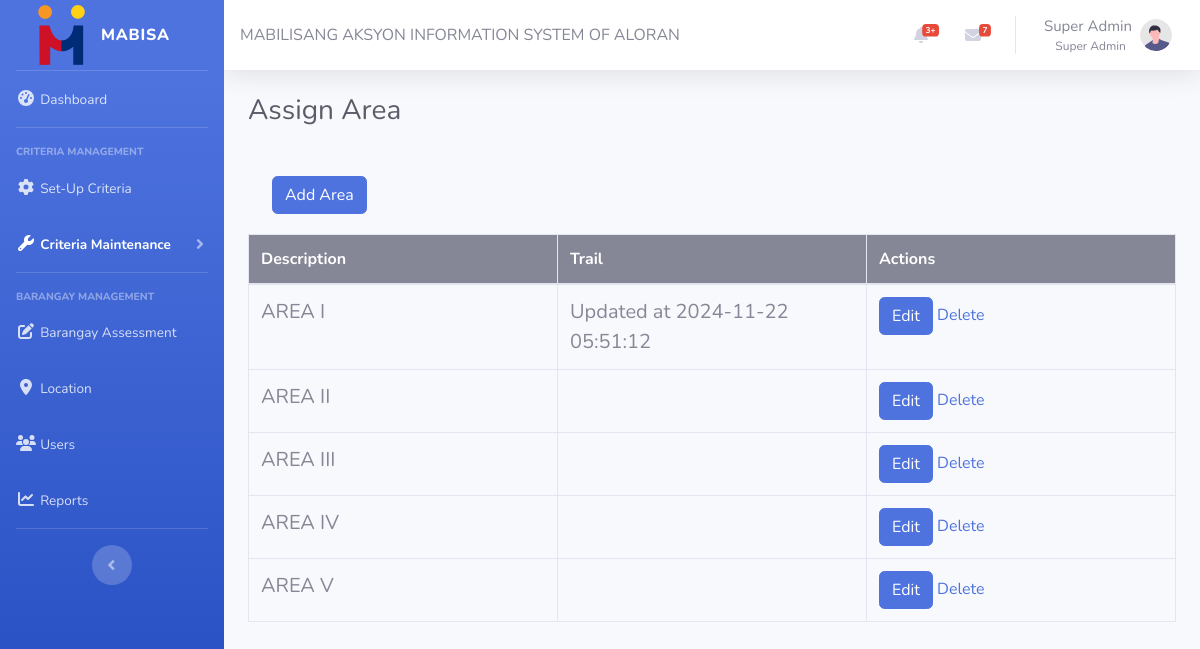
/Admin/area/index.php (signed in), run on the app's committed database.
### tables this page shows
CREATE TABLE users (
	id int AUTO_INCREMENT PRIMARY KEY,  
  full_name varchar(100) NOT NULL,
  username varchar(100) NOT NULL UNIQUE,
  password varchar(100) NOT NULL,
  email varchar(100) NOT NULL UNIQUE,
  mobile_num varchar(10) NOT NULL UNIQUE,
  role_id int,
  is_disabled boolean NOT NULL DEFAULT false,
  profile_pic varchar(200),
  last_modified TIMESTAMP DEFAULT CURRENT_TIMESTAMP ON UPDATE CURRENT_TIMESTAMP,
  FOREIGN KEY (role_id) REFERENCES roles(id) ON DELETE SET NULL  
);

CREATE TABLE `maintenance_area` (
  `keyctr` bigint(20) NOT NULL,
  `description` varchar(50) NOT NULL,
  `trail` text NOT NULL
);

### api/get_user.php (called while the page is built, shortened)
<?php
require_once 'get_role_name.php';
require_once (isset($isInFolder) ? '../' : '') . '../db/db.php';
$isGetMethod = $_SERVER['REQUEST_METHOD'] === 'GET';
function getUser(string $id)
{
  global $pdo;
  global $customUserID;
  if ($id === 'self') {
    $id = $_COOKIE['id'];
  }
  $sql = "SELECT * FROM users WHERE id=:id LIMIT 1";
  $stmt = $pdo->prepare($sql);
  $stmt->execute([':id' => $id]);
  $user = $stmt->fetch(PDO::FETCH_ASSOC);
  $user['role'] = getRoleName($pdo, $user['role_id']);
  return (isset($customUserID) ? $user :  json_encode($user));
}
try {
  if (isset($customUserID)) {
    $userData = getUser($customUserID);
  } else {
    echo getUser($_GET['id']);
  }
} catch (Exception $e) {
  writeLog($e);
  http_response_code(500);
  echo json_encode(['error' => $e->getMessage()]);
}

### api/get_role_name.php (called while the page is built)
<?php
function getRoleName(\PDO $pdo, int $roleID): string
{
  $sql = "SELECT * FROM roles WHERE id=:role_id LIMIT 1";
  $stmt = $pdo->prepare($sql);
  $stmt->execute([':role_id' => $roleID]);
  $role = $stmt->fetch(PDO::FETCH_ASSOC);
  return (isset($role) ? $role['name'] : '--');
}

### api/util/url_exists.php (called while the page is built)
<?php
function urlExists($url): bool
{
  if (empty($url)) return false;
  $headers = @get_headers($url);
  return $headers && strpos($headers[0], '200') !== false;
}

### Admin/area/index.php (the view, shortened to what this page needs)
<?php
require_once '../../db/db.php';
$stmt = $pdo->query("SELECT * FROM maintenance_area");
$stmt->execute();
$data = $stmt->fetchAll(PDO::FETCH_ASSOC);
?>
<!DOCTYPE html>
<html lang="en">
<head>
  <?php
  $isInFolder=true;
  require '../common/head.php' ?>
</head>
<body id="page-top">
  <div id="wrapper">
    <?php
    require '../common/sidebar.php' ?>
    <div id="content-wrapper" class="d-flex flex-column">
      <div id="content">
        <?php require '../common/nav.php' ?>
        <div class="container-fluid">
          <div class="d-sm-flex align-items-center justify-content-between mb-4">
            <h1 class="h3 mb-0 text-gray-800">Assign Area</h1>
          </div>
          <div class="container mt-5" style="padding-bottom: 20px">
            <button type="button" class="btn btn-primary">
              Add Area
            </button>
          </div>
          <table class="table table-bordered" style="table-layout: fixed; width: 100%;">
          <thead class="bg-secondary text-white">
                  <tr>
                  <th>Description</th>
        <th>Trail</th>
        <th>Actions</th>
                  </tr>
                </thead>
                <tbody>
                <?php foreach ($data as $row):
              ?>
<tr>
                    <td style="font-size: 20px;"><?php echo $row['description']; ?></td>
                    <td style="font-size: 20px;"><?php echo $row['trail']; ?></td>
                    <td>
                      <a class="btn btn-primary open-modal" data-id="<?php echo $row['keyctr']; ?>">
                        Edit
                      </a>
                      <a href="../script.php?delete_id=<?php echo $row['keyctr'] ?>">Delete</a>
                    </td>
                  </tr>
              <?php endforeach?>
                </tbody>
          </table>
        </div>
      </div>
    </div>
  </div>
</body>
</html>

### Admin/common/nav.php (shortened to what this page needs)
<?php
$customUserID = 'self';
require $pathPrepend . 'api/get_user.php';
require $pathPrepend . 'api/util/url_exists.php';
?>
<nav class="navbar navbar-expand navbar-light bg-white topbar mb-4 static-top shadow">
  <div class="header-title">
    MABILISANG AKSYON INFORMATION SYSTEM OF ALORAN
  </div>
  <ul class="navbar-nav ml-auto">
    <li class="nav-item dropdown no-arrow mx-1">
      <a class="nav-link dropdown-toggle" href="#" id="alertsDropdown" role="button" data-toggle="dropdown"
        aria-haspopup="true" aria-expanded="false">
        <i class="fas fa-bell fa-fw"></i>
        <span class="badge badge-danger badge-counter">3+</span>
      </a>
    </li>
    <li class="nav-item dropdown no-arrow mx-1">
      <a class="nav-link dropdown-toggle" href="#" id="messagesDropdown" role="button" data-toggle="dropdown"
        aria-haspopup="true" aria-expanded="false">
        <i class="fas fa-envelope fa-fw"></i>
        <span class="badge badge-danger badge-counter">7</span>
      </a>
    </li>
    <li class="nav-item dropdown no-arrow">
      <a class="nav-link dropdown-toggle" href="#" id="userDropdown" role="button" data-toggle="dropdown"
        aria-haspopup="true" aria-expanded="false">
        <span class="mr-2 mt-3 d-none d-lg-inline text-gray-600 small" style="font-size: 15px"><?= $userData['full_name'] ?? '' ?><br>
          <p class="text-right" style="font-size: 12px"><?= $userData['role'] ?? '' ?> &nbsp;</p>
        </span>
        <img class="img-profile rounded-circle"
          src="<?= urlExists($userData['profile_pic']) ? $userData['profile_pic'] : $pathPrepend . 'img/undraw_profile.svg' ?>" />
      </a>
    </li>
  </ul>
</nav>

### data on the page
users: full_name "Super Admin"
maintenance_area: description "AREA I", trail "Updated at 2024-11-22 05:51:12"
maintenance_area: description "AREA II"
maintenance_area: description "AREA III"
maintenance_area: description "AREA IV"
maintenance_area: description "AREA V"
